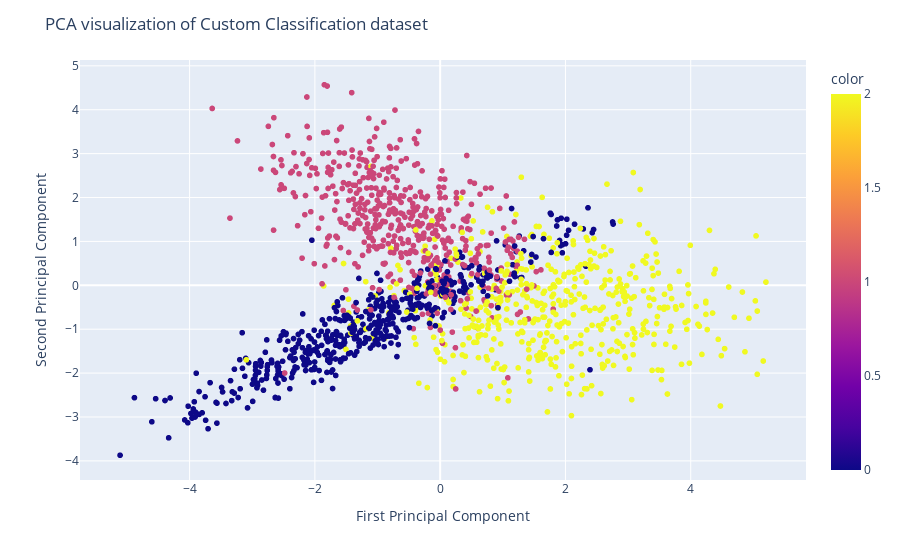

The notebook cell this image was saved under:
### Markdown cell above
## PCA Visualization

### Code cell
fig = px.scatter(x=X_pca[:, 0], y=X_pca[:, 1], color=y)
fig.update_layout(
    title="PCA visualization of Custom Classification dataset",
    xaxis_title="First Principal Component",
    yaxis_title="Second Principal Component",
)
fig.show()

### Figure 1 — Plotly figure (JSON) as saved in the notebook; plotly's stock layout.template omitted (floating-point values rounded to 4 significant figures; data arrays with more than 128 entries replaced by an {"elided": "..."} marker saying what was removed)
{"data": [{"hovertemplate": "x=%{x}<br>y=%{y}<br>color=%{marker.color}<extra></extra>", "legendgroup": "", "marker": {"color": {"elided": "1500 int values"}, "coloraxis": "coloraxis", "symbol": "circle"}, "mode": "markers", "name": "", "showlegend": false, "type": "scattergl", "x": {"elided": "1500 float values"}, "xaxis": "x", "y": {"elided": "1500 float values"}, "yaxis": "y"}], "layout": {"coloraxis": {"colorbar": {"title": {"text": "color"}}, "colorscale": [[0, "#0d0887"], [0.1111, "#46039f"], [0.2222, "#7201a8"], [0.3333, "#9c179e"], [0.4444, "#bd3786"], [0.5556, "#d8576b"], [0.6667, "#ed7953"], [0.7778, "#fb9f3a"], [0.8889, "#fdca26"], [1, "#f0f921"]]}, "legend": {"tracegroupgap": 0}, "margin": {"t": 60}, "title": {"text": "PCA visualization of Custom Classification dataset"}, "xaxis": {"anchor": "y", "domain": [0, 1], "title": {"text": "First Principal Component"}}, "yaxis": {"anchor": "x", "domain": [0, 1], "title": {"text": "Second Principal Component"}}}}
